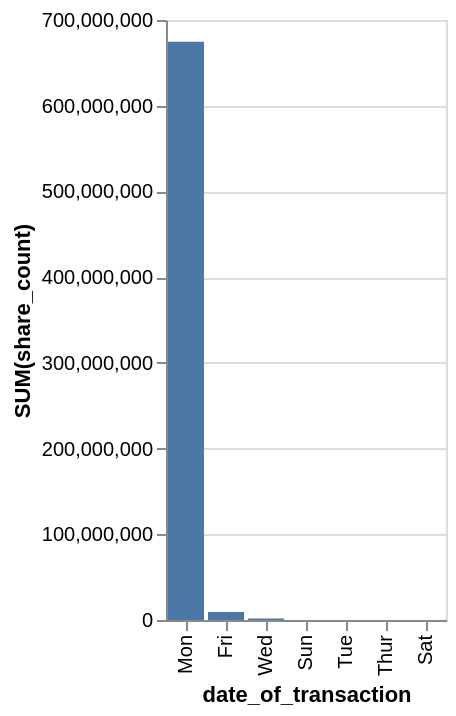

The specification (Vega-Lite) saved for this image:
### Vega-Lite specification from a JSON file in a GitHub repository (floating-point values rounded to 4 significant figures)
{"data": {"values": [{"x_data": "Mon", "y_data": 674529892}, {"x_data": "Fri", "y_data": 9357173}, {"x_data": "Wed", "y_data": 1663726}, {"x_data": "Sun", "y_data": 97709}, {"x_data": "Tue", "y_data": 96529}, {"x_data": "Thur", "y_data": 0}, {"x_data": "Sat", "y_data": 0}]}, "mark": "bar", "encoding": {"x": {"field": "x_data", "type": "nominal", "title": "date_of_transaction", "sort": {"op": "sum", "field": "y_data", "order": "descending"}}, "y": {"field": "y_data", "type": "quantitative", "title": "SUM(share_count)"}}}
